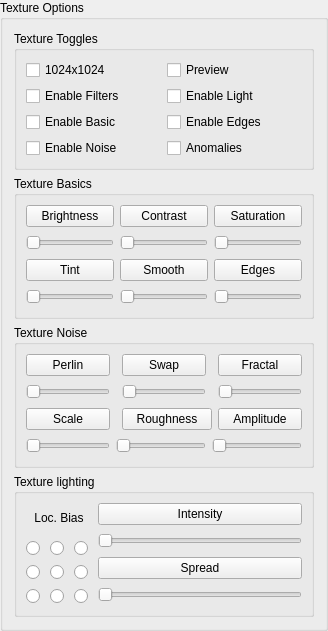
       <widget class="QGroupBox" name="texture_options_group">
        <property name="sizePolicy">
         <sizepolicy hsizetype="Preferred" vsizetype="Preferred">
          <horstretch>0</horstretch>
          <verstretch>0</verstretch>
         </sizepolicy>
        </property>
        <property name="minimumSize">
         <size>
          <width>280</width>
          <height>520</height>
         </size>
        </property>
        <property name="title">
         <string>Texture Options</string>
        </property>
        <layout class="QVBoxLayout" name="verticalLayout">
         <item>
          <widget class="QGroupBox" name="texture_toggles_group">
           <property name="title">
            <string>Texture Toggles</string>
           </property>
           <layout class="QGridLayout" name="gridLayout_14">
            <item row="0" column="0">
             <widget class="QCheckBox" name="upscale_image">
              <property name="toolTip">
               <string>If enabled, images are upscaled to 1024x1024 resolution.</string>
              </property>
              <property name="accessibleName">
               <string>Upscale Image</string>
              </property>
              <property name="text">
               <string>1024x1024</string>
              </property>
             </widget>
            </item>
            <item row="0" column="1">
             <widget class="QCheckBox" name="enable_texture_preview">
              <property name="text">
               <string>Preview</string>
              </property>
             </widget>
            </item>
            <item row="1" column="0">
             <widget class="QCheckBox" name="process_images">
              <property name="toolTip">
               <string>Enables full texture processing (elevation, normal, rough, etc.).</string>
              </property>
              <property name="accessibleName">
               <string>Process Images</string>
              </property>
              <property name="text">
               <string>Enable Filters</string>
              </property>
             </widget>
            </item>
            <item row="1" column="1">
             <widget class="QCheckBox" name="enable_texture_light">
              <property name="text">
               <string>Enable Light</string>
              </property>
             </widget>
            </item>
            <item row="2" column="0">
             <widget class="QCheckBox" name="enable_basic_filters">
              <property name="text">
               <string>Enable Basic</string>
              </property>
             </widget>
            </item>
            <item row="2" column="1">
             <widget class="QCheckBox" name="enable_texture_edges">
              <property name="toolTip">
               <string>Enables blending at biome edges for smooth transitions.</string>
              </property>
              <property name="accessibleName">
               <string>Edge Blending Enabled</string>
              </property>
              <property name="text">
               <string>Enable Edges</string>
              </property>
             </widget>
            </item>
            <item row="3" column="0">
             <widget class="QCheckBox" name="enable_texture_noise">
              <property name="text">
               <string>Enable Noise</string>
              </property>
             </widget>
            </item>
            <item row="3" column="1">
             <widget class="QCheckBox" name="enable_texture_anomalies">
              <property name="text">
               <string>Anomalies</string>
              </property>
             </widget>
            </item>
           </layout>
          </widget>
         </item>
         <item>
          <widget class="QGroupBox" name="texture_basics_group">
           <property name="title">
            <string>Texture Basics</string>
           </property>
           <layout class="QGridLayout" name="gridLayout_13">
            <item row="0" column="0">
             <widget class="QPushButton" name="brightness_factor_reset">
              <property name="sizePolicy">
               <sizepolicy hsizetype="Minimum" vsizetype="Fixed">
                <horstretch>0</horstretch>
                <verstretch>0</verstretch>
               </sizepolicy>
              </property>
              <property name="minimumSize">
               <size>
                <width>0</width>
                <height>20</height>
               </size>
              </property>
              <property name="text">
               <string>Brightness</string>
              </property>
             </widget>
            </item>
            <item row="0" column="1">
             <widget class="QPushButton" name="detail_strength_decay_reset">
              <property name="sizePolicy">
               <sizepolicy hsizetype="Minimum" vsizetype="Fixed">
                <horstretch>0</horstretch>
                <verstretch>0</verstretch>
               </sizepolicy>
              </property>
              <property name="minimumSize">
               <size>
                <width>0</width>
                <height>20</height>
               </size>
              </property>
              <property name="text">
               <string>Contrast</string>
              </property>
             </widget>
            </item>
            <item row="0" column="2">
             <widget class="QPushButton" name="saturation_factor_reset">
              <property name="sizePolicy">
               <sizepolicy hsizetype="Minimum" vsizetype="Fixed">
                <horstretch>0</horstretch>
                <verstretch>0</verstretch>
               </sizepolicy>
              </property>
              <property name="minimumSize">
               <size>
                <width>0</width>
                <height>20</height>
               </size>
              </property>
              <property name="text">
               <string>Saturation</string>
              </property>
             </widget>
            </item>
            <item row="1" column="0">
             <widget class="QSlider" name="brightness_factor">
              <property name="sizePolicy">
               <sizepolicy hsizetype="Expanding" vsizetype="Fixed">
                <horstretch>0</horstretch>
                <verstretch>0</verstretch>
               </sizepolicy>
              </property>
              <property name="minimumSize">
               <size>
                <width>0</width>
                <height>20</height>
               </size>
              </property>
              <property name="toolTip">
               <string>Adjusts brightness of the albedo texture.</string>
              </property>
              <property name="accessibleName">
               <string>Brightness</string>
              </property>
              <property name="orientation">
               <enum>Qt::Orientation::Horizontal</enum>
              </property>
             </widget>
            </item>
            <item row="1" column="1">
             <widget class="QSlider" name="detail_strength_decay">
              <property name="sizePolicy">
               <sizepolicy hsizetype="Expanding" vsizetype="Fixed">
                <horstretch>0</horstretch>
                <verstretch>0</verstretch>
               </sizepolicy>
              </property>
              <property name="minimumSize">
               <size>
                <width>0</width>
                <height>20</height>
               </size>
              </property>
              <property name="toolTip">
               <string>Rate of decay in detail strength.</string>
              </property>
              <property name="accessibleName">
               <string>Detail Strength Decay</string>
              </property>
              <property name="orientation">
               <enum>Qt::Orientation::Horizontal</enum>
              </property>
             </widget>
            </item>
            <item row="1" column="2">
             <widget class="QSlider" name="saturation_factor">
              <property name="sizePolicy">
               <sizepolicy hsizetype="Expanding" vsizetype="Fixed">
                <horstretch>0</horstretch>
                <verstretch>0</verstretch>
               </sizepolicy>
              </property>
              <property name="minimumSize">
               <size>
                <width>0</width>
                <height>20</height>
               </size>
              </property>
              <property name="toolTip">
               <string>If enabled, a new random seed will be generated on each run.</string>
              </property>
              <property name="accessibleName">
               <string>Saturation</string>
              </property>
              <property name="orientation">
               <enum>Qt::Orientation::Horizontal</enum>
              </property>
             </widget>
            </item>
            <item row="2" column="0">
             <widget class="QPushButton" name="tint_factor_reset">
              <property name="sizePolicy">
               <sizepolicy hsizetype="Minimum" vsizetype="Fixed">
                <horstretch>0</horstretch>
                <verstretch>0</verstretch>
               </sizepolicy>
              </property>
              <property name="minimumSize">
               <size>
                <width>0</width>
                <height>20</height>
               </size>
              </property>
              <property name="text">
               <string>Tint</string>
              </property>
             </widget>
            </item>
            <item row="2" column="1">
             <widget class="QPushButton" name="detail_smoothness_reset">
              <property name="sizePolicy">
               <sizepolicy hsizetype="Minimum" vsizetype="Fixed">
                <horstretch>0</horstretch>
                <verstretch>0</verstretch>
               </sizepolicy>
              </property>
              <property name="minimumSize">
               <size>
                <width>0</width>
                <height>20</height>
               </size>
              </property>
              <property name="text">
               <string>Smooth</string>
              </property>
             </widget>
            </item>
            <item row="2" column="2">
             <widget class="QPushButton" name="edge_blend_radius_reset">
              <property name="sizePolicy">
               <sizepolicy hsizetype="Minimum" vsizetype="Fixed">
                <horstretch>0</horstretch>
                <verstretch>0</verstretch>
               </sizepolicy>
              </property>
              <property name="minimumSize">
               <size>
                <width>0</width>
                <height>20</height>
               </size>
              </property>
              <property name="text">
               <string>Edges</string>
              </property>
             </widget>
            </item>
            <item row="3" column="0">
             <widget class="QSlider" name="tint_factor">
              <property name="sizePolicy">
               <sizepolicy hsizetype="Expanding" vsizetype="Fixed">
                <horstretch>0</horstretch>
                <verstretch>0</verstretch>
               </sizepolicy>
              </property>
              <property name="minimumSize">
               <size>
                <width>0</width>
                <height>20</height>
               </size>
              </property>
              <property name="orientation">
               <enum>Qt::Orientation::Horizontal</enum>
              </property>
             </widget>
            </item>
            <item row="3" column="1">
             <widget class="QSlider" name="detail_smoothness">
              <property name="sizePolicy">
               <sizepolicy hsizetype="Expanding" vsizetype="Fixed">
                <horstretch>0</horstretch>
                <verstretch>0</verstretch>
               </sizepolicy>
              </property>
              <property name="minimumSize">
               <size>
                <width>0</width>
                <height>20</height>
               </size>
              </property>
              <property name="toolTip">
               <string>Controls smoothness of terrain detail.</string>
              </property>
              <property name="accessibleName">
               <string>Detail Smoothness</string>
              </property>
              <property name="orientation">
               <enum>Qt::Orientation::Horizontal</enum>
              </property>
             </widget>
            </item>
            <item row="3" column="2">
             <widget class="QSlider" name="edge_blend_radius">
              <property name="sizePolicy">
               <sizepolicy hsizetype="Expanding" vsizetype="Fixed">
                <horstretch>0</horstretch>
                <verstretch>0</verstretch>
               </sizepolicy>
              </property>
              <property name="minimumSize">
               <size>
                <width>0</width>
                <height>20</height>
               </size>
              </property>
              <property name="toolTip">
               <string>Radius of the smoothing area at biome edges.</string>
              </property>
              <property name="accessibleName">
               <string>Edge Blend Radius</string>
              </property>
              <property name="orientation">
               <enum>Qt::Orientation::Horizontal</enum>
              </property>
             </widget>
            </item>
           </layout>
          </widget>
         </item>
         <item>
          <widget class="QGroupBox" name="texture_noise_group">
           <property name="title">
            <string>Texture Noise</string>
           </property>
           <layout class="QGridLayout" name="gridLayout_12">
            <item row="0" column="4">
             <widget class="QPushButton" name="fractal_octaves_reset">
              <property name="sizePolicy">
               <sizepolicy hsizetype="Minimum" vsizetype="Fixed">
                <horstretch>0</horstretch>
                <verstretch>0</verstretch>
               </sizepolicy>
              </property>
              <property name="minimumSize">
               <size>
                <width>0</width>
                <height>20</height>
               </size>
              </property>
              <property name="text">
               <string>Fractal</string>
              </property>
             </widget>
            </item>
            <item row="3" column="4">
             <widget class="QSlider" name="fractal_octaves">
              <property name="sizePolicy">
               <sizepolicy hsizetype="Expanding" vsizetype="Fixed">
                <horstretch>0</horstretch>
                <verstretch>0</verstretch>
               </sizepolicy>
              </property>
              <property name="minimumSize">
               <size>
                <width>0</width>
                <height>20</height>
               </size>
              </property>
              <property name="toolTip">
               <string>Number of octaves in fractal noise.</string>
              </property>
              <property name="accessibleName">
               <string>Fractal Octaves</string>
              </property>
              <property name="orientation">
               <enum>Qt::Orientation::Horizontal</enum>
              </property>
             </widget>
            </item>
            <item row="0" column="0">
             <widget class="QPushButton" name="perlin_noise_reset">
              <property name="sizePolicy">
               <sizepolicy hsizetype="Minimum" vsizetype="Fixed">
                <horstretch>0</horstretch>
                <verstretch>0</verstretch>
               </sizepolicy>
              </property>
              <property name="minimumSize">
               <size>
                <width>0</width>
                <height>20</height>
               </size>
              </property>
              <property name="text">
               <string>Perlin</string>
              </property>
             </widget>
            </item>
            <item row="4" column="0">
             <widget class="QPushButton" name="roughness_noise_scale_reset">
              <property name="sizePolicy">
               <sizepolicy hsizetype="Minimum" vsizetype="Fixed">
                <horstretch>0</horstretch>
                <verstretch>0</verstretch>
               </sizepolicy>
              </property>
              <property name="minimumSize">
               <size>
                <width>0</width>
                <height>20</height>
               </size>
              </property>
              <property name="text">
               <string>Scale</string>
              </property>
             </widget>
            </item>
            <item row="5" column="1" colspan="2">
             <widget class="QSlider" name="normal_strength">
              <property name="sizePolicy">
               <sizepolicy hsizetype="Expanding" vsizetype="Fixed">
                <horstretch>0</horstretch>
                <verstretch>0</verstretch>
               </sizepolicy>
              </property>
              <property name="minimumSize">
               <size>
                <width>0</width>
                <height>20</height>
               </size>
              </property>
              <property name="toolTip">
               <string>Intensity of surface normals.</string>
              </property>
              <property name="accessibleName">
               <string>Normal Map Strength</string>
              </property>
              <property name="orientation">
               <enum>Qt::Orientation::Horizontal</enum>
              </property>
             </widget>
            </item>
            <item row="4" column="2" colspan="2">
             <widget class="QPushButton" name="normal_strength_reset">
              <property name="sizePolicy">
               <sizepolicy hsizetype="Minimum" vsizetype="Fixed">
                <horstretch>0</horstretch>
                <verstretch>0</verstretch>
               </sizepolicy>
              </property>
              <property name="minimumSize">
               <size>
                <width>0</width>
                <height>20</height>
               </size>
              </property>
              <property name="toolTip">
               <string>Controls height differences on terrain.</string>
              </property>
              <property name="accessibleName">
               <string>Elevation Scale</string>
              </property>
              <property name="text">
               <string>Roughness</string>
              </property>
             </widget>
            </item>
            <item row="4" column="4">
             <widget class="QPushButton" name="roughness_base_reset">
              <property name="sizePolicy">
               <sizepolicy hsizetype="Minimum" vsizetype="Fixed">
                <horstretch>0</horstretch>
                <verstretch>0</verstretch>
               </sizepolicy>
              </property>
              <property name="minimumSize">
               <size>
                <width>0</width>
                <height>20</height>
               </size>
              </property>
              <property name="text">
               <string>Amplitude</string>
              </property>
             </widget>
            </item>
            <item row="5" column="0">
             <widget class="QSlider" name="roughness_noise_scale">
              <property name="sizePolicy">
               <sizepolicy hsizetype="Expanding" vsizetype="Fixed">
                <horstretch>0</horstretch>
                <verstretch>0</verstretch>
               </sizepolicy>
              </property>
              <property name="minimumSize">
               <size>
                <width>0</width>
                <height>20</height>
               </size>
              </property>
              <property name="toolTip">
               <string>Noise intensity for roughness.</string>
              </property>
              <property name="accessibleName">
               <string>Roughness Noise Scale</string>
              </property>
              <property name="orientation">
               <enum>Qt::Orientation::Horizontal</enum>
              </property>
             </widget>
            </item>
            <item row="3" column="0">
             <widget class="QSlider" name="perlin_noise">
              <property name="sizePolicy">
               <sizepolicy hsizetype="Expanding" vsizetype="Fixed">
                <horstretch>0</horstretch>
                <verstretch>0</verstretch>
               </sizepolicy>
              </property>
              <property name="minimumSize">
               <size>
                <width>0</width>
                <height>20</height>
               </size>
              </property>
              <property name="orientation">
               <enum>Qt::Orientation::Horizontal</enum>
              </property>
             </widget>
            </item>
            <item row="5" column="3" colspan="2">
             <widget class="QSlider" name="roughness_base">
              <property name="sizePolicy">
               <sizepolicy hsizetype="Expanding" vsizetype="Fixed">
                <horstretch>0</horstretch>
                <verstretch>0</verstretch>
               </sizepolicy>
              </property>
              <property name="minimumSize">
               <size>
                <width>0</width>
                <height>20</height>
               </size>
              </property>
              <property name="toolTip">
               <string>Base roughness for texture.</string>
              </property>
              <property name="accessibleName">
               <string>Base Roughness</string>
              </property>
              <property name="orientation">
               <enum>Qt::Orientation::Horizontal</enum>
              </property>
             </widget>
            </item>
            <item row="3" column="2">
             <widget class="QSlider" name="swap_factor">
              <property name="sizePolicy">
               <sizepolicy hsizetype="Expanding" vsizetype="Fixed">
                <horstretch>0</horstretch>
                <verstretch>0</verstretch>
               </sizepolicy>
              </property>
              <property name="minimumSize">
               <size>
                <width>0</width>
                <height>20</height>
               </size>
              </property>
              <property name="orientation">
               <enum>Qt::Orientation::Horizontal</enum>
              </property>
             </widget>
            </item>
            <item row="0" column="2">
             <widget class="QPushButton" name="swap_factor_reset">
              <property name="sizePolicy">
               <sizepolicy hsizetype="Minimum" vsizetype="Fixed">
                <horstretch>0</horstretch>
                <verstretch>0</verstretch>
               </sizepolicy>
              </property>
              <property name="minimumSize">
               <size>
                <width>0</width>
                <height>20</height>
               </size>
              </property>
              <property name="text">
               <string>Swap</string>
              </property>
             </widget>
            </item>
           </layout>
          </widget>
         </item>
         <item>
          <widget class="QGroupBox" name="texture_light_group">
           <property name="sizePolicy">
            <sizepolicy hsizetype="Preferred" vsizetype="Preferred">
             <horstretch>0</horstretch>
             <verstretch>0</verstretch>
            </sizepolicy>
           </property>
           <property name="minimumSize">
            <size>
             <width>260</width>
             <height>120</height>
            </size>
           </property>
           <property name="title">
            <string>Texture lighting</string>
           </property>
           <layout class="QGridLayout" name="gridLayout_11">
            <item row="0" column="0" rowspan="4">
             <layout class="QGridLayout" name="gridLayout_17">
              <item row="0" column="0" colspan="3">
               <widget class="QLabel" name="label_2">
                <property name="text">
                 <string>Loc. Bias</string>
                </property>
                <property name="alignment">
                 <set>Qt::AlignmentFlag::AlignCenter</set>
                </property>
               </widget>
              </item>
              <item row="1" column="0">
               <widget class="QRadioButton" name="light_bias_nw">
                <property name="minimumSize">
                 <size>
                  <width>18</width>
                  <height>18</height>
                 </size>
                </property>
                <property name="text">
                 <string/>
                </property>
               </widget>
              </item>
              <item row="1" column="1">
               <widget class="QRadioButton" name="light_bias_nn">
                <property name="minimumSize">
                 <size>
                  <width>18</width>
                  <height>18</height>
                 </size>
                </property>
                <property name="text">
                 <string/>
                </property>
               </widget>
              </item>
              <item row="1" column="2">
               <widget class="QRadioButton" name="light_bias_ne">
                <property name="minimumSize">
                 <size>
                  <width>18</width>
                  <height>18</height>
                 </size>
                </property>
                <property name="text">
                 <string/>
                </property>
               </widget>
              </item>
              <item row="2" column="0">
               <widget class="QRadioButton" name="light_bias_ww">
                <property name="minimumSize">
                 <size>
                  <width>18</width>
                  <height>18</height>
                 </size>
                </property>
                <property name="text">
                 <string/>
                </property>
               </widget>
              </item>
              <item row="2" column="1">
               <widget class="QRadioButton" name="light_bias_cc">
                <property name="minimumSize">
                 <size>
                  <width>18</width>
                  <height>18</height>
                 </size>
                </property>
                <property name="text">
                 <string/>
                </property>
               </widget>
              </item>
              <item row="2" column="2">
               <widget class="QRadioButton" name="light_bias_ee">
                <property name="minimumSize">
                 <size>
                  <width>18</width>
                  <height>18</height>
                 </size>
                </property>
                <property name="text">
                 <string/>
                </property>
               </widget>
              </item>
              <item row="3" column="0">
               <widget class="QRadioButton" name="light_bias_sw">
                <property name="minimumSize">
                 <size>
                  <width>18</width>
                  <height>18</height>
                 </size>
                </property>
                <property name="text">
                 <string/>
                </property>
               </widget>
              </item>
              <item row="3" column="1">
               <widget class="QRadioButton" name="light_bias_ss">
                <property name="minimumSize">
                 <size>
                  <width>18</width>
                  <height>18</height>
                 </size>
                </property>
                <property name="text">
                 <string/>
                </property>
               </widget>
              </item>
              <item row="3" column="2">
               <widget class="QRadioButton" name="light_bias_se">
                <property name="minimumSize">
                 <size>
                  <width>18</width>
                  <height>18</height>
                 </size>
                </property>
                <property name="text">
                 <string/>
                </property>
               </widget>
              </item>
             </layout>
            </item>
            <item row="0" column="1">
             <widget class="QPushButton" name="fade_intensity_reset">
              <property name="sizePolicy">
               <sizepolicy hsizetype="Expanding" vsizetype="Preferred">
                <horstretch>0</horstretch>
                <verstretch>0</verstretch>
               </sizepolicy>
              </property>
              <property name="minimumSize">
               <size>
                <width>120</width>
                <height>20</height>
               </size>
              </property>
              <property name="text">
               <string>Intensity</string>
              </property>
             </widget>
            </item>
            <item row="1" column="1">
             <widget class="QSlider" name="fade_intensity">
              <property name="sizePolicy">
               <sizepolicy hsizetype="Expanding" vsizetype="Preferred">
                <horstretch>0</horstretch>
                <verstretch>0</verstretch>
               </sizepolicy>
              </property>
              <property name="minimumSize">
               <size>
                <width>120</width>
                <height>20</height>
               </size>
              </property>
              <property name="toolTip">
               <string>Strength of atmospheric edge fade.</string>
              </property>
              <property name="accessibleName">
               <string>Fade Intensity</string>
              </property>
              <property name="orientation">
               <enum>Qt::Orientation::Horizontal</enum>
              </property>
             </widget>
            </item>
            <item row="2" column="1">
             <widget class="QPushButton" name="fade_spread_reset">
              <property name="sizePolicy">
               <sizepolicy hsizetype="Expanding" vsizetype="Preferred">
                <horstretch>0</horstretch>
                <verstretch>0</verstretch>
               </sizepolicy>
              </property>
              <property name="minimumSize">
               <size>
                <width>120</width>
                <height>20</height>
               </size>
              </property>
              <property name="toolTip">
               <string>Spread of the edge fade effect.</string>
              </property>
              <property name="accessibleName">
               <string>Fade Spread</string>
              </property>
              <property name="text">
               <string>Spread</string>
              </property>
             </widget>
            </item>
            <item row="3" column="1">
             <widget class="QSlider" name="fade_spread">
              <property name="sizePolicy">
               <sizepolicy hsizetype="Expanding" vsizetype="Preferred">
                <horstretch>0</horstretch>
                <verstretch>0</verstretch>
               </sizepolicy>
              </property>
              <property name="minimumSize">
               <size>
                <width>120</width>
                <height>20</height>
               </size>
              </property>
              <property name="orientation">
               <enum>Qt::Orientation::Horizontal</enum>
              </property>
             </widget>
            </item>
           </layout>
          </widget>
         </item>
        </layout>
       </widget>
